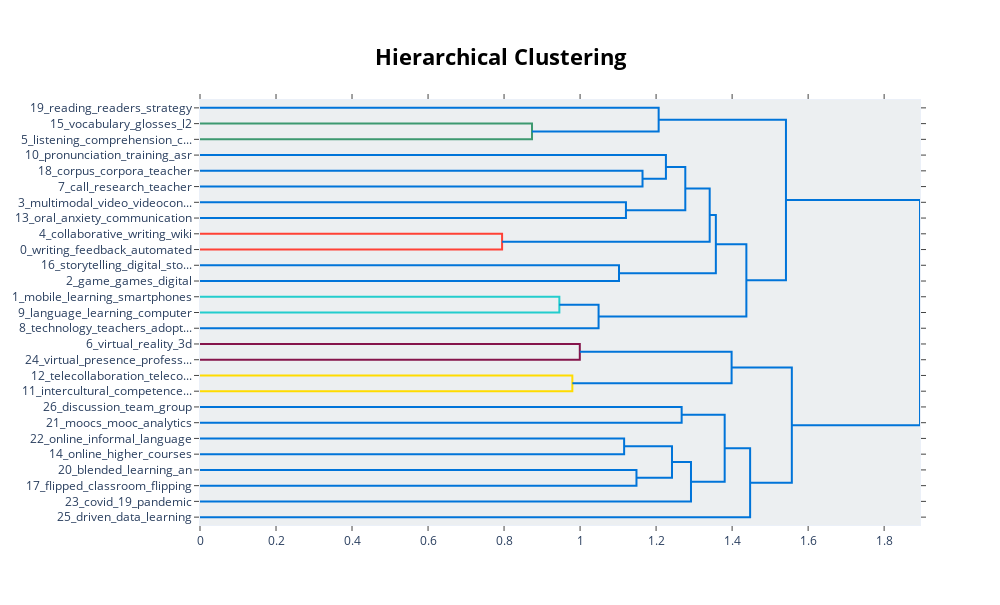

Notebook cell for this chart:
### Code cell
model.visualize_hierarchy()

### Figure 1 — Plotly figure (JSON) as saved in the notebook; plotly's stock layout.template omitted (floating-point values rounded to 4 significant figures)
{"data": [{"hoverinfo": "text", "marker": {"color": "rgb(61,153,112)"}, "mode": "lines", "type": "scatter", "x": [0, 0.8735, 0.8735, 0], "xaxis": "x", "y": [-15, -15, -25, -25], "yaxis": "y"}, {"hoverinfo": "text", "marker": {"color": "rgb(0,116,217)"}, "mode": "lines", "type": "scatter", "x": [0, 1.207, 1.207, 0.8735], "xaxis": "x", "y": [-5, -5, -20, -20], "yaxis": "y"}, {"hoverinfo": "text", "marker": {"color": "rgb(0,116,217)"}, "mode": "lines", "type": "scatter", "x": [0, 1.164, 1.164, 0], "xaxis": "x", "y": [-45, -45, -55, -55], "yaxis": "y"}, {"hoverinfo": "text", "marker": {"color": "rgb(0,116,217)"}, "mode": "lines", "type": "scatter", "x": [0, 1.226, 1.226, 1.164], "xaxis": "x", "y": [-35, -35, -50, -50], "yaxis": "y"}, {"hoverinfo": "text", "marker": {"color": "rgb(0,116,217)"}, "mode": "lines", "type": "scatter", "x": [0, 1.121, 1.121, 0], "xaxis": "x", "y": [-65, -65, -75, -75], "yaxis": "y"}, {"hoverinfo": "text", "marker": {"color": "rgb(0,116,217)"}, "mode": "lines", "type": "scatter", "x": [1.226, 1.277, 1.277, 1.121], "xaxis": "x", "y": [-42.5, -42.5, -70, -70], "yaxis": "y"}, {"hoverinfo": "text", "marker": {"color": "rgb(255,65,54)"}, "mode": "lines", "type": "scatter", "x": [0, 0.7948, 0.7948, 0], "xaxis": "x", "y": [-85, -85, -95, -95], "yaxis": "y"}, {"hoverinfo": "text", "marker": {"color": "rgb(0,116,217)"}, "mode": "lines", "type": "scatter", "x": [1.277, 1.341, 1.341, 0.7948], "xaxis": "x", "y": [-56.25, -56.25, -90, -90], "yaxis": "y"}, {"hoverinfo": "text", "marker": {"color": "rgb(0,116,217)"}, "mode": "lines", "type": "scatter", "x": [0, 1.102, 1.102, 0], "xaxis": "x", "y": [-105, -105, -115, -115], "yaxis": "y"}, {"hoverinfo": "text", "marker": {"color": "rgb(0,116,217)"}, "mode": "lines", "type": "scatter", "x": [1.341, 1.357, 1.357, 1.102], "xaxis": "x", "y": [-73.12, -73.12, -110, -110], "yaxis": "y"}, {"hoverinfo": "text", "marker": {"color": "rgb(35,205,205)"}, "mode": "lines", "type": "scatter", "x": [0, 0.9455, 0.9455, 0], "xaxis": "x", "y": [-125, -125, -135, -135], "yaxis": "y"}, {"hoverinfo": "text", "marker": {"color": "rgb(0,116,217)"}, "mode": "lines", "type": "scatter", "x": [0.9455, 1.049, 1.049, 0], "xaxis": "x", "y": [-130, -130, -145, -145], "yaxis": "y"}, {"hoverinfo": "text", "marker": {"color": "rgb(0,116,217)"}, "mode": "lines", "type": "scatter", "x": [1.357, 1.438, 1.438, 1.049], "xaxis": "x", "y": [-91.56, -91.56, -137.5, -137.5], "yaxis": "y"}, {"hoverinfo": "text", "marker": {"color": "rgb(0,116,217)"}, "mode": "lines", "type": "scatter", "x": [1.207, 1.542, 1.542, 1.438], "xaxis": "x", "y": [-12.5, -12.5, -114.5, -114.5], "yaxis": "y"}, {"hoverinfo": "text", "marker": {"color": "rgb(133,20,75)"}, "mode": "lines", "type": "scatter", "x": [0, 0.9993, 0.9993, 0], "xaxis": "x", "y": [-155, -155, -165, -165], "yaxis": "y"}, {"hoverinfo": "text", "marker": {"color": "rgb(255,220,0)"}, "mode": "lines", "type": "scatter", "x": [0, 0.9797, 0.9797, 0], "xaxis": "x", "y": [-175, -175, -185, -185], "yaxis": "y"}, {"hoverinfo": "text", "marker": {"color": "rgb(0,116,217)"}, "mode": "lines", "type": "scatter", "x": [0.9993, 1.399, 1.399, 0.9797], "xaxis": "x", "y": [-160, -160, -180, -180], "yaxis": "y"}, {"hoverinfo": "text", "marker": {"color": "rgb(0,116,217)"}, "mode": "lines", "type": "scatter", "x": [0, 1.267, 1.267, 0], "xaxis": "x", "y": [-195, -195, -205, -205], "yaxis": "y"}, {"hoverinfo": "text", "marker": {"color": "rgb(0,116,217)"}, "mode": "lines", "type": "scatter", "x": [0, 1.116, 1.116, 0], "xaxis": "x", "y": [-215, -215, -225, -225], "yaxis": "y"}, {"hoverinfo": "text", "marker": {"color": "rgb(0,116,217)"}, "mode": "lines", "type": "scatter", "x": [0, 1.148, 1.148, 0], "xaxis": "x", "y": [-235, -235, -245, -245], "yaxis": "y"}, {"hoverinfo": "text", "marker": {"color": "rgb(0,116,217)"}, "mode": "lines", "type": "scatter", "x": [1.116, 1.242, 1.242, 1.148], "xaxis": "x", "y": [-220, -220, -240, -240], "yaxis": "y"}, {"hoverinfo": "text", "marker": {"color": "rgb(0,116,217)"}, "mode": "lines", "type": "scatter", "x": [1.242, 1.292, 1.292, 0], "xaxis": "x", "y": [-230, -230, -255, -255], "yaxis": "y"}, {"hoverinfo": "text", "marker": {"color": "rgb(0,116,217)"}, "mode": "lines", "type": "scatter", "x": [1.267, 1.38, 1.38, 1.292], "xaxis": "x", "y": [-200, -200, -242.5, -242.5], "yaxis": "y"}, {"hoverinfo": "text", "marker": {"color": "rgb(0,116,217)"}, "mode": "lines", "type": "scatter", "x": [1.38, 1.447, 1.447, 0], "xaxis": "x", "y": [-221.2, -221.2, -265, -265], "yaxis": "y"}, {"hoverinfo": "text", "marker": {"color": "rgb(0,116,217)"}, "mode": "lines", "type": "scatter", "x": [1.399, 1.557, 1.557, 1.447], "xaxis": "x", "y": [-170, -170, -243.1, -243.1], "yaxis": "y"}, {"hoverinfo": "text", "marker": {"color": "rgb(0,116,217)"}, "mode": "lines", "type": "scatter", "x": [1.542, 1.894, 1.894, 1.557], "xaxis": "x", "y": [-63.52, -63.52, -206.6, -206.6], "yaxis": "y"}], "layout": {"autosize": false, "height": 605, "hoverlabel": {"bgcolor": "white", "font": {"family": "Rockwell", "size": 16}}, "hovermode": "closest", "plot_bgcolor": "#ECEFF1", "showlegend": false, "title": {"font": {"color": "Black", "size": 22}, "text": "<b>Hierarchical Clustering</b>", "x": 0.5, "xanchor": "center", "yanchor": "top"}, "width": 1000, "xaxis": {"mirror": "allticks", "rangemode": "tozero", "showgrid": false, "showline": true, "showticklabels": true, "ticks": "outside", "type": "linear", "zeroline": false}, "yaxis": {"mirror": "allticks", "range": [-270, 0], "rangemode": "tozero", "showgrid": false, "showline": true, "showticklabels": true, "tickmode": "array", "ticks": "outside", "ticktext": ["19_reading_readers_strategy", "15_vocabulary_glosses_l2", "5_listening_comprehension_c...", "10_pronunciation_training_asr", "18_corpus_corpora_teacher", "7_call_research_teacher", "3_multimodal_video_videocon...", "13_oral_anxiety_communication", "4_collaborative_writing_wiki", "0_writing_feedback_automated", "16_storytelling_digital_sto...", "2_game_games_digital", "1_mobile_learning_smartphones", "9_language_learning_computer", "8_technology_teachers_adopt...", "6_virtual_reality_3d", "24_virtual_presence_profess...", "12_telecollaboration_teleco...", "11_intercultural_competence...", "26_discussion_team_group", "21_moocs_mooc_analytics", "22_online_informal_language", "14_online_higher_courses", "20_blended_learning_an", "17_flipped_classroom_flipping", "23_covid_19_pandemic", "25_driven_data_learning"], "tickvals": [-5, -15, -25, -35, -45, -55, -65, -75, -85, -95, -105, -115, -125, -135, -145, -155, -165, -175, -185, -195, -205, -215, -225, -235, -245, -255, -265], "type": "linear", "zeroline": false}}}
